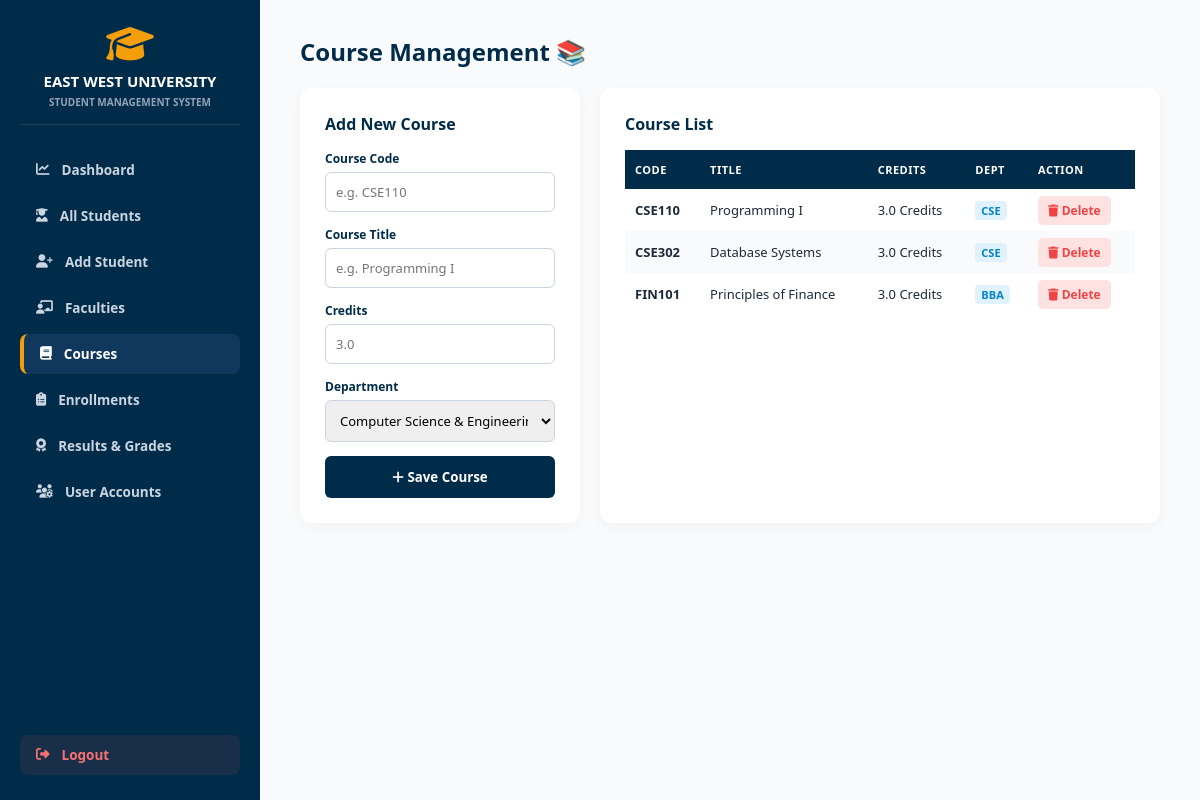
Screenshot of /courses.php (signed in) with the database file from the repository.
### tables this page shows
CREATE TABLE COURSES (
    Course_ID INT AUTO_INCREMENT PRIMARY KEY,
    Course_Code VARCHAR(20) NOT NULL UNIQUE,
    Course_Name VARCHAR(100) NOT NULL,
    Credit DECIMAL(3,1) NOT NULL DEFAULT 3.0,
    Department_ID INT,
    FOREIGN KEY (Department_ID) REFERENCES DEPARTMENTS(Department_ID) ON DELETE SET NULL ON UPDATE CASCADE
);

CREATE TABLE DEPARTMENTS (
    Department_ID INT AUTO_INCREMENT PRIMARY KEY,
    Department_Name VARCHAR(100) NOT NULL,
    Department_Code VARCHAR(10) NOT NULL UNIQUE
);

### courses.php (the view, shortened to what this page needs)
<?php
$pdo = new PDO("mysql:host=localhost;dbname=ewu_sms;charset=utf8mb4", "root", "", [PDO::ATTR_ERRMODE => PDO::ERRMODE_EXCEPTION]);
$courses = $pdo->query("SELECT c.*, d.Department_Code FROM COURSES c LEFT JOIN DEPARTMENTS d ON c.Department_ID = d.Department_ID ORDER BY c.Course_ID ASC")->fetchAll(PDO::FETCH_ASSOC);
$departments = $pdo->query("SELECT * FROM DEPARTMENTS")->fetchAll(PDO::FETCH_ASSOC);
?>
<!DOCTYPE html>
<html lang="en">
<head>
    <link rel="stylesheet" href="https://cdnjs.cloudflare.com/ajax/libs/font-awesome/6.4.0/css/all.min.css">
</head>
<body>
    <div class="sidebar">
        <div>
            <div class="brand">
                <i class="fa-solid fa-graduation-cap"></i>
                <h2>EAST WEST UNIVERSITY</h2>
                <p>Student Management System</p>
            </div>
            <div class="nav-links">
                <a href="dashboard.php" class="nav-item"><i class="fa-solid fa-chart-line"></i> Dashboard</a>
                <a href="students.php" class="nav-item"><i class="fa-solid fa-user-graduate"></i> All Students</a>
                <a href="add_student.php" class="nav-item"><i class="fa-solid fa-user-plus"></i> Add Student</a>
                <a href="faculties.php" class="nav-item"><i class="fa-solid fa-chalkboard-user"></i> Faculties</a>
                <a href="courses.php" class="nav-item active"><i class="fa-solid fa-book"></i> Courses</a>
                <a href="enrollments.php" class="nav-item"><i class="fa-solid fa-clipboard-list"></i> Enrollments</a>
                <a href="results.php" class="nav-item"><i class="fa-solid fa-award"></i> Results & Grades</a>
                <a href="users_manage.php" class="nav-item"><i class="fa-solid fa-users-gear"></i> User Accounts</a>
            </div>
        </div>
        <a href="logout.php" class="nav-item logout"><i class="fa-solid fa-right-from-bracket"></i> Logout</a>
    </div>
    <div class="main-content">
        <h1 style="font-size: 24px; color: #002b49; font-weight: 800; margin-bottom: 20px;">Course Management 📚</h1>
        <div class="grid">
            <div class="card">
                <h3 style="color: #002b49; font-size: 16px; margin-bottom: 15px;">Add New Course</h3>
                <form method="POST">
                    <div class="form-group"><label>Course Code</label><input type="text" name="course_code" placeholder="e.g. CSE110" required></div>
                    <div class="form-group"><label>Course Title</label><input type="text" name="course_title" placeholder="e.g. Programming I" required></div>
                    <div class="form-group"><label>Credits</label><input type="number" step="0.5" name="credits" placeholder="3.0" required></div>
                    <div class="form-group"><label>Department</label>
                        <select name="department_id" required>
                            <?php foreach($departments as $d): ?>
                                <option value="<?php echo $d['Department_ID']; ?>"><?php echo $d['Department_Name']; ?></option>
                            <?php endforeach; ?>
                        </select>
                    </div>
                    <button type="submit" class="btn"><i class="fa-solid fa-plus"></i> Save Course</button>
                </form>
            </div>
            <div class="card">
                <h3 style="color: #002b49; font-size: 16px; margin-bottom: 15px;">Course List</h3>
                <table>
                    <thead>
                        <tr>
                            <th>Code</th>
                            <th>Title</th>
                            <th>Credits</th>
                            <th>Dept</th>
                            <th>Action</th>
                        </tr>
                    </thead>
                    <tbody>
                        <?php if (!empty($courses)): ?>
                            <?php foreach($courses as $c): ?>
                                <?php
                                    $titleVal = $c['Course_Title'] ?? $c['Course_Name'] ?? $c['Title'] ?? 'N/A';
                                    $creditVal = $c['Credits'] ?? $c['Credit'] ?? $c['Credit_Hours'] ?? '3.0';
                                ?>
                                <tr>
                                    <td><strong><?php echo htmlspecialchars($c['Course_Code']); ?></strong></td>
                                    <td><?php echo htmlspecialchars($titleVal); ?></td>
                                    <td><?php echo htmlspecialchars($creditVal); ?> Credits</td>
                                    <td><span style="background: #e0f2fe; color: #0284c7; padding: 2px 6px; border-radius: 4px; font-weight: 700; font-size: 11px;"><?php echo htmlspecialchars($c['Department_Code'] ?? 'CSE'); ?></span></td>
                                    <td>
                                        <a href="courses.php?delete_id=<?php echo $c['Course_ID']; ?>" class="btn-delete" onclick="return confirm('Delete this course?');"><i class="fa-solid fa-trash"></i> Delete</a>
                                    </td>
                                </tr>
                            <?php endforeach; ?>
                        <?php else: ?>
                            <tr><td colspan="5" style="text-align: center; padding: 15px;">No courses found.</td></tr>
                        <?php endif; ?>
                    </tbody>
                </table>
            </div>
        </div>
    </div>
</body>
</html>

### courses.php (style rules this page uses)
* { box-sizing: border-box; margin: 0; padding: 0; font-family: 'Segoe UI', system-ui, sans-serif; }
body { display: flex; min-height: 100vh; background: #f8fafc; color: #1e293b; }
.sidebar { width: 260px; background: #002b49; color: white; padding: 25px 20px; display: flex; flex-direction: column; justify-content: space-between; flex-shrink: 0; }
.brand { text-align: center; margin-bottom: 25px; border-bottom: 1px solid rgba(255,255,255,0.1); padding-bottom: 15px; }
.brand i { font-size: 38px; color: #f59e0b; margin-bottom: 8px; }
.brand h2 { font-size: 15px; font-weight: 800; color: #ffffff; }
.brand p { font-size: 10px; color: #94a3b8; font-weight: 700; margin-top: 4px; text-transform: uppercase; }
.nav-links { display: flex; flex-direction: column; gap: 6px; }
.nav-item { display: flex; align-items: center; gap: 12px; padding: 11px 16px; color: #cbd5e1; text-decoration: none; border-radius: 8px; font-weight: 600; font-size: 13.5px; transition: all 0.2s; }
.nav-item.active { background: #0f385c; color: white; border-left: 4px solid #f59e0b; }
.nav-item.logout { color: #f87171; background: rgba(239, 68, 68, 0.1); margin-top: 15px; }
.main-content { flex: 1; padding: 35px 40px; overflow-y: auto; }
.grid { display: grid; grid-template-columns: 1fr 2fr; gap: 20px; }
.card { background: white; padding: 25px; border-radius: 12px; box-shadow: 0 4px 15px rgba(0,0,0,0.03); }
.form-group { margin-bottom: 14px; }
label { font-size: 12px; font-weight: 700; color: #002b49; display: block; margin-bottom: 5px; }
input, select { width: 100%; padding: 10px; border: 1px solid #cbd5e1; border-radius: 6px; font-size: 13px; }
.btn { background: #002b49; color: white; border: none; padding: 12px; width: 100%; border-radius: 6px; font-weight: 700; cursor: pointer; }
table { width: 100%; border-collapse: collapse; margin-top: 15px; }
th, td { padding: 12px 10px; text-align: left; font-size: 13px; }
th { background: #002b49; color: white; text-transform: uppercase; font-size: 11px; letter-spacing: 0.5px; }
tr:nth-child(even) { background: #f8fafc; }
.btn-delete { color: #ef4444; background: #fee2e2; padding: 6px 10px; border-radius: 5px; text-decoration: none; font-weight: 700; font-size: 12px; }

### rows the page displays
courses: Course_Code "CSE110", Course_Name "Programming I", Credit "3.0", Department_ID.Department_Code "CSE"
courses: Course_Code "CSE302", Course_Name "Database Systems", Credit "3.0", Department_ID.Department_Code "CSE"
courses: Course_Code "FIN101", Course_Name "Principles of Finance", Credit "3.0", Department_ID.Department_Code "BBA"

### other values shown
form field department_id "Computer Science & Engineering"
